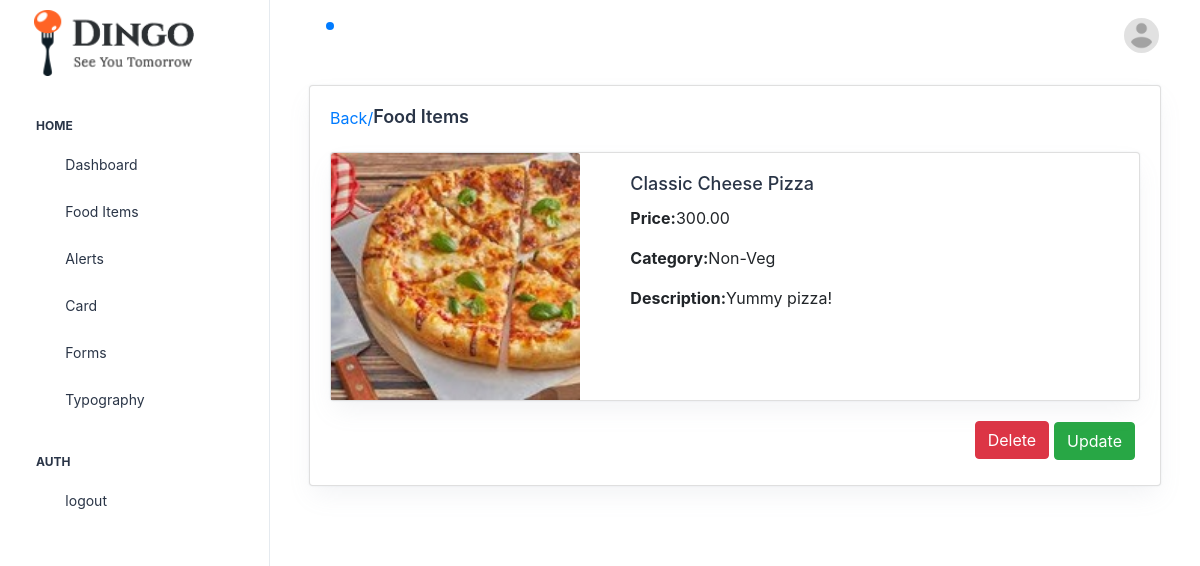
The app's page /admin_viewitems/1/ (signed in) with its own data.
### DINGO_APP/models.py (models this page shows, shortened)
class Item(models.Model):
    item_id = models.CharField(max_length=10,null=True,blank=True,unique=True)
    name = models.CharField(max_length=255,null=True,blank=True)
    image = models.ImageField(upload_to='images/',null=True,blank=True)
    description = models.TextField(null=True,blank=True)
    category_type = models.IntegerField(choices=category_choice, null=True, blank=True)
    category = models.CharField(max_length=255,null=True,blank=True)
    price = models.DecimalField(max_digits=10,decimal_places=2,null=True,blank=True)

### DINGO_APP/views.py (the view)
# urls.py: path('admin_viewitems/<int:id>/', views.admin_viewitems, name='admin_viewitems'),
@login_required
def admin_viewitems(request,id):
    food_item = Item.objects.filter(id=id)
    return render(request,'admin_viewitems.html',{'food_item': food_item})

### Templates/admin_viewitems.html (shortened to what this page needs)
<!doctype html>
{% load static %}
<html lang="en">
<head>
  <link rel="stylesheet" href="{% static 'assets/css/styles.min.css' %}" />
  <link rel="stylesheet" href="{% static 'css/bootstrap.min.css' %}">
</head>
<body>
  <div class="page-wrapper" id="main-wrapper" data-layout="vertical" data-navbarbg="skin6" data-sidebartype="full"
    data-sidebar-position="fixed" data-header-position="fixed">
    <aside class="left-sidebar">
      <div>
        <div class="brand-logo d-flex align-items-center justify-content-between">
          <a href="{% url 'dashboard' %}" class="text-nowrap logo-img">
            <img src="{% static 'img/logo.png' %}" width="180" alt="" style="padding:10px;"/>
          </a>
        </div>
        <nav class="sidebar-nav scroll-sidebar" data-simplebar="">
          <ul id="sidebarnav">
            <li class="nav-small-cap">
              <span class="hide-menu">Home</span>
            </li>
            <li class="sidebar-item">
              <a class="sidebar-link" href="{% url 'dashboard' %}" aria-expanded="false">
                <span>
                  <i class="ti ti-layout-dashboard"></i>
                </span>
                <span class="hide-menu">Dashboard</span>
              </a>
            </li>
            <li class="sidebar-item">
              <a class="sidebar-link" href="{% url 'admin_fooditems' %}" aria-expanded="false">
                <span>
                  <i class="ti ti-shopping-cart"></i>
                </span>
                <span class="hide-menu">Food Items</span>
              </a>
            </li>
            <li class="sidebar-item">
              <a class="sidebar-link" href="./ui-alerts.html" aria-expanded="false">
                <span>
                  <i class="ti ti-alert-circle"></i>
                </span>
                <span class="hide-menu">Alerts</span>
              </a>
            </li>
            <li class="sidebar-item">
              <a class="sidebar-link" href="./ui-card.html" aria-expanded="false">
                <span>
                  <i class="ti ti-cards"></i>
                </span>
                <span class="hide-menu">Card</span>
              </a>
            </li>
            <li class="sidebar-item">
              <a class="sidebar-link" href="./ui-forms.html" aria-expanded="false">
                <span>
                  <i class="ti ti-file-description"></i>
                </span>
                <span class="hide-menu">Forms</span>
              </a>
            </li>
            <li class="sidebar-item">
              <a class="sidebar-link" href="./ui-typography.html" aria-expanded="false">
                <span>
                  <i class="ti ti-typography"></i>
                </span>
                <span class="hide-menu">Typography</span>
              </a>
            </li>
            <li class="nav-small-cap">
              <span class="hide-menu">AUTH</span>
            </li>
            <li class="sidebar-item">
              <a class="sidebar-link" href="{% url 'logout' %}" aria-expanded="false">
                <span>
                  <i class="ti ti-login"></i>
                </span>
                <span class="hide-menu">logout</span>
              </a>
            </li>
          </ul>
        </nav>
      </div>
    </aside>
    <div class="body-wrapper">
      <header class="app-header">
        <nav class="navbar navbar-expand-lg navbar-light">
          <ul class="navbar-nav">
            <li class="nav-item">
              <a class="nav-link nav-icon-hover" href="javascript:void(0)">
                <i class="ti ti-bell-ringing"></i>
                <div class="notification bg-primary rounded-circle"></div>
              </a>
            </li>
          </ul>
          <div class="navbar-collapse justify-content-end px-0" id="navbarNav">
            <ul class="navbar-nav flex-row ms-auto align-items-center justify-content-end">
              <li class="nav-item dropdown">
                <a class="nav-link nav-icon-hover" href="javascript:void(0)" id="drop2" data-bs-toggle="dropdown"
                  aria-expanded="false">
                  <img src="{% static 'img/profile.png' %}" alt="" width="35" height="35" class="rounded-circle">
                </a>
              </li>
            </ul>
          </div>
        </nav>
      </header>
      <div class="container-fluid">
        <div class="container-fluid">
          <div class="card">
            {% for i in food_item %}
            <div class="card-body">
              <div class="d-flex">
                <a href="{% url 'admin_fooditems' %}">Back/</a>
                <h5 class="card-title fw-semibold mb-4">Food Items</h5>
              </div>
              <div class="card mb-3">
                <div class="row g-0">
                  <div class="col-md-4">
                    <img src="{{ i.image.url }}" class="card-img-top" alt="..." style="height: -webkit-fill-available;" >
                  </div>
                  <div class="col-md-8">
                    <div class="card-body">
                      <h5 class="card-title">{{ i.name }}</h5>
                      <p><strong>Price:</strong>{{ i.price }}</p>
                      <p><strong>Category:</strong>{{ i.category }}</p>
                      <p class="card-text"><strong>Description:</strong>{{ i.description}}</p>
                    </div>
                  </div>
                </div>
              </div>
              <div class="d-flex" style="float: right;">
                <div >
                  <form method="POST" action="{% url 'admin_deleteitems' i.id %}" onsubmit="return confirm('Do you really want to delete this?');">
                    <button type="submit" class="btn mt-1 delete-link btn-danger"  >Delete</button>
                  </form>
                </div>
                <div>
                     <button type="button" class="btn btn-success" data-toggle="modal" data-target="#update" style="float: right;margin: 5px;">Update</button>
                </div>
              </div>
              {% endfor %}
            </div>
          </div>
        </div>
      </div>
    </div>
  </div>
</body>
</html>

### records on screen
Item: image (picture), name "Classic Cheese Pizza", price "300.00", category "Non-Veg", description "Yummy pizza!"
